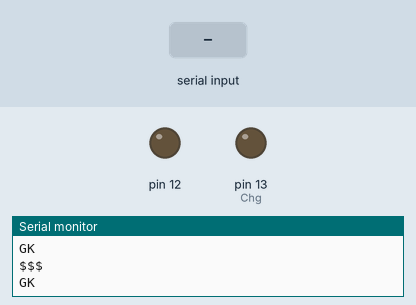
Recording of a sketch running on a simulated Arduino Uno, built with avr-gcc and run on an emulated ATmega328P. On the bench: output pins drawn as LEDs (lit = HIGH), the last lines printed to the serial monitor. The test bench sets the inputs (shaded band).

Above: at 1.7 s.
1.8 s: "90,45\n" received over Serial
At 4.5 s:
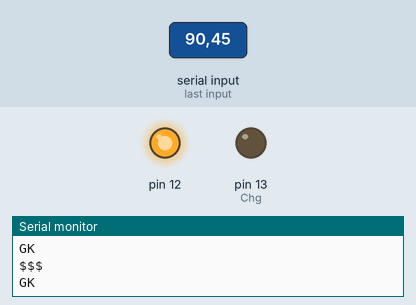
4.8 s: "F,1\n" received over Serial
At 6.2 s:
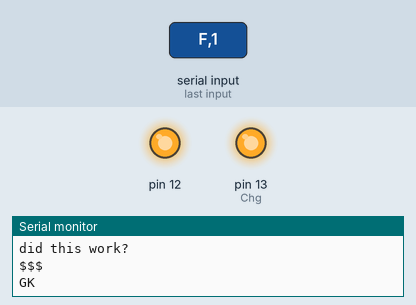
7.8 s: "30,150\n" received over Serial
At 9.7 s:
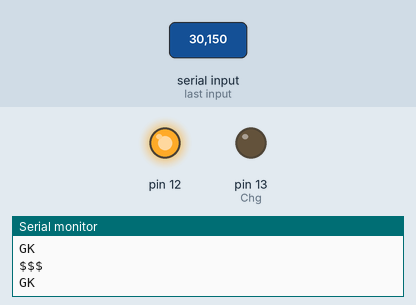
10.7 s: "1\n" received over Serial
At 12.9 s:
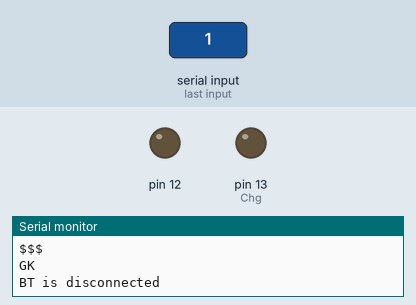
Timing chart, 0 to 14.4 s (numbered marks = the images above; inputs shaded):
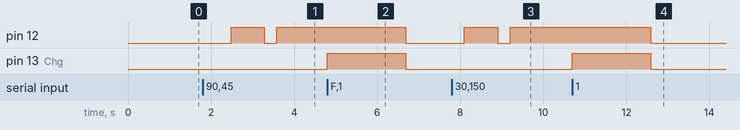

The sketch:

btIndic_rev7_freeze.ino
```cpp
int const Ts = 8;
int i, cal, p;
int const L = 738;
int readVal[L];
int calSamp = 100;
int ss = L / 6;
int secA[14] = {
  1, 1, 1, 1, 1, 1, 1, 1, 1, ss * 5, 1, ss * 3, 1 , ss }; //chg
int secB[14] = {
  1, 1, 1, 1, 1, 1, 1, 1, (L - 1), 1, ss * 4, 1, ss * 2, 1 }; //chg
int trig1 = 8;
int trig2 = 9;
int gkFlag = 0;

void setup()
{
  Serial.begin(57600);          //57600 needed for MINI
  Serial.println("Power On");
  pinMode(13, OUTPUT); //Chg*
  pinMode(12, OUTPUT); //
  delay(510);            //Roving module require 500ms before $$$
  Serial.print("$$$");      //Roving requires no carriage return
  delay(5);                 //Roving requires 5ms after command
}

void loop() {
  digitalWrite(12,0);
  digitalWrite(13,0);
  Serial.println("");

  //CONFIRM BT CONNECTION WITH PHONE
  while(1) {
    delay(500);
    Serial.print("$$$");
    delay(5);
    Serial.println("");
    delay(25);
    Serial.flush();

    Serial.println("GK");

    delay(25);
    if(Serial.available() > 0) {
      gkFlag = Serial.parseInt();

      if( gkFlag == 1) {
        digitalWrite(13,1);
        digitalWrite(12,1);
        p=1;
        //delay(1000);
        break;
      }
      digitalWrite(12,0);
      delay(300);
      digitalWrite(12,1);
      delay(250);
    }
  }

  //BEGIN TRIGGER MODE -- needs more work to optimize the delay(100)
  while(1)
  {
    //    while(p==1) {
    //      delay(100);
    //      p = 0;
    //    }
    //delay(1000);

    delay(100);
    Serial.println("---");
    delay(25);

    //Main program
    Serial.println("did this work?");
    delay(100);
    Serial.println("did this work?");
    delay(100);

    //    Serial.println("");
    //    Serial.println("F,1");
    //    Serial.println("is work happening");
    //    Serial.println("");

    //check disconnection
    delay(510);
    Serial.print("$$$");
    delay(5);
    Serial.println("");
    delay(25);

    Serial.flush();
    Serial.println("GK");
    delay(25);
    if(Serial.available() > 0) {
      gkFlag = Serial.parseInt();
      if( gkFlag==0 )
      {
        Serial.println("BT is disconnected");
        break;
      }
      if(gkFlag==1)
        Serial.println("is connected");
    }
  }
}
```

Measured:
- after the input at 1.8 s, pin 12: LOW → HIGH after 0.68 s, → LOW 0.81 s later, → HIGH 0.30 s later
- after the input at 4.8 s, pin 13 (Chg): LOW → HIGH at once, → LOW 1.9 s later
- after the input at 7.8 s, pin 12: LOW → HIGH after 0.30 s, → LOW 0.81 s later, → HIGH 0.30 s later
- after the input at 10.7 s, pin 13 (Chg): LOW → HIGH at once, → LOW 1.9 s later
